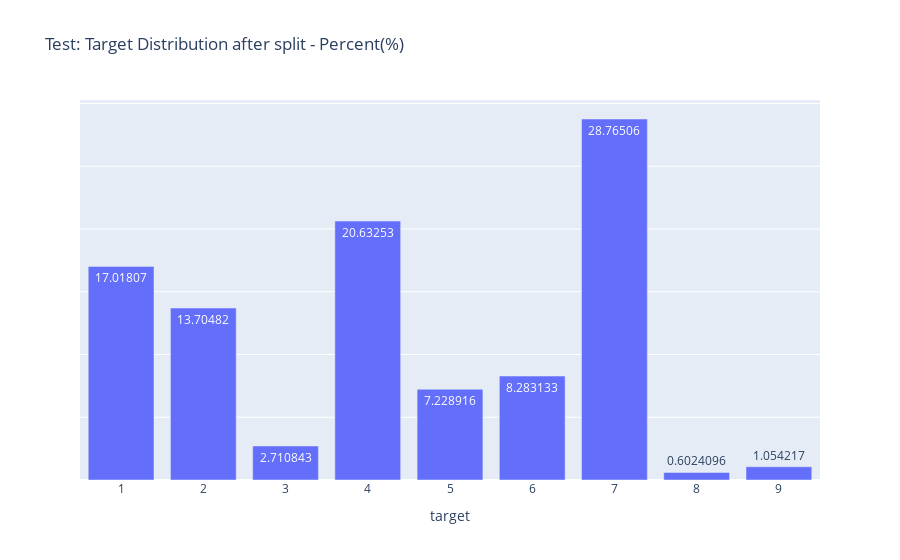

Write notebook code for a chart like this one.
### Code cell
fig = px.bar(y_test.value_counts(normalize=True)*100, title='Test: Target Distribution after split - Percent(%)', text_auto=True)
fig.update_layout(showlegend=False, yaxis_title='')
fig.update_yaxes(showticklabels=False)
fig.show()

### Figure 1 — Plotly figure (JSON) as saved in the notebook; plotly's stock layout.template omitted (floating-point values rounded to 4 significant figures)
{"data": [{"alignmentgroup": "True", "hovertemplate": "variable=proportion<br>target=%{x}<br>value=%{y}<extra></extra>", "legendgroup": "proportion", "marker": {"color": "#636efa", "pattern": {"shape": ""}}, "name": "proportion", "offsetgroup": "proportion", "orientation": "v", "showlegend": true, "textposition": "auto", "texttemplate": "%{y}", "type": "bar", "x": [7, 4, 1, 2, 6, 5, 3, 9, 8], "xaxis": "x", "y": [28.77, 20.63, 17.02, 13.7, 8.283, 7.229, 2.711, 1.054, 0.6024], "yaxis": "y"}], "layout": {"barmode": "relative", "legend": {"title": {"text": "variable"}, "tracegroupgap": 0}, "showlegend": false, "title": {"text": "Test: Target Distribution after split - Percent(%)"}, "xaxis": {"anchor": "y", "domain": [0, 1], "title": {"text": "target"}}, "yaxis": {"anchor": "x", "domain": [0, 1], "showticklabels": false, "title": {"text": ""}}}}
